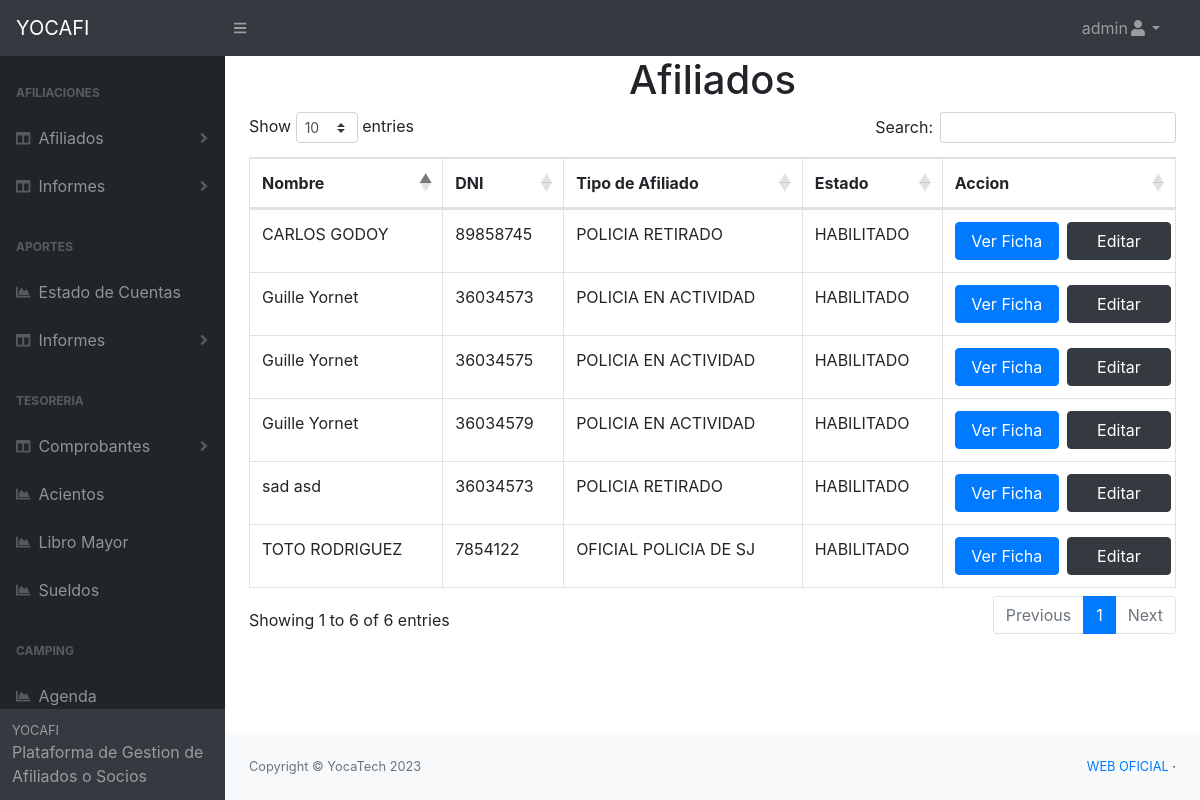
The app's page /pages/ver_afiliados.php (signed in) with its own data.
### tables this page shows
CREATE TABLE `afiliado_titular` (
  `id` int(11) NOT NULL,
  `nombre` text NOT NULL,
  `apellido` text NOT NULL,
  `dni` text NOT NULL,
  `fecha_nacimiento` date NOT NULL,
  `domicilio` text NOT NULL,
  `telefono` text NOT NULL,
  `email` text DEFAULT NULL,
  `departamento` text NOT NULL,
  `estado_civil` text NOT NULL,
  `genero` text NOT NULL,
  `tipo_socio` text NOT NULL,
  `servicio_salud` varchar(10) NOT NULL,
  `socio_vitalicio` varchar(10) NOT NULL,
  `padron` text NOT NULL,
  `sector_laboral` text NOT NULL,
  `fecha_carga` date DEFAULT NULL,
  `hora_carga` time DEFAULT NULL,
  `usuario_carga` text NOT NULL,
  `estado` text DEFAULT NULL,
  `fecha_estado` date DEFAULT NULL,
  `hora_estado` time DEFAULT NULL,
  `usuario_estado` text DEFAULT NULL,
  `fecha_baja` date DEFAULT NULL,
  `hora_baja` time DEFAULT NULL,
  `usuario_baja` text DEFAULT NULL,
  `fecha_edicion` date DEFAULT NULL,
  `hora_edicion` time DEFAULT NULL,
  `usuario_edita` text DEFAULT NULL
);

### pages/ver_afiliados.php (the view, shortened to what this page needs)
<?php
    require 'conexion.php';
    $sql = "SELECT * FROM afiliado_titular";
    $resultado = $mysqli->query($sql);
?>
<?php
    include "header.php";
?>
    <body class="sb-nav-fixed">
    <?php
    include "nav_principal.php";
    ?>
        <div id="layoutSidenav">
           <?php
           include "inc_nav.php";
           ?>
            <div id="layoutSidenav_content">
                <main>
                    <h1 class="text-center">Afiliados</h1>
    <div class="container">
       <div class="row">
           <div class="col-lg-12">
            <table id="example" class="table table-bordered  display nowrap" cellspacing="0" width="100%">
                <thead>
                    <tr>
                        <th>Nombre</th>
                        <th>DNI</th>
                        <th>Tipo de Afiliado</th>
                        <th>Estado</th>
                        <th>Accion</th>
                    </tr>
                </thead>
                <tbody>
                   <?php while ($row = $resultado->fetch_assoc()) { ?>
                    <tr>
                        <td><?php echo $row['nombre']." ".$row['apellido']; ?></td>
                        <td><?php echo $row['dni']; ?></td>
                        <td><?php echo $row['tipo_socio']; ?></td>
                        <td><?php echo $row['estado']; ?></td>
                             <td><a href="ver_ficha.php?id=<?php echo $row['id']; ?>"class='btn btn-primary col-6 mr-2'>Ver Ficha</a><a href="editar_ficha.php?id=<?php echo $row['id']; ?>"class='btn btn-dark col-6'>Editar</a></td>
                    </tr>
                    <?php } ?>
                </tbody>
            </table>
           </div>
       </div>
    </div>
                </main>
                <?php
                    include "footer.php";
                ?>
            </div>
        </div>
    </body>
</html>

### records on screen
afiliado_titular: nombre "Guille", apellido "Yornet", dni "36034573", tipo_socio "POLICIA EN ACTIVIDAD", estado "HABILITADO"
afiliado_titular: nombre "sad", apellido "asd", dni "36034573", tipo_socio "POLICIA RETIRADO", estado "HABILITADO"
afiliado_titular: nombre "Guille", apellido "Yornet", dni "36034575", tipo_socio "POLICIA EN ACTIVIDAD", estado "HABILITADO"
afiliado_titular: nombre "Guille", apellido "Yornet", dni "36034579", tipo_socio "POLICIA EN ACTIVIDAD", estado "HABILITADO"
afiliado_titular: nombre "CARLOS", apellido "GODOY", dni "89858745", tipo_socio "POLICIA RETIRADO", estado "HABILITADO"
afiliado_titular: nombre "TOTO", apellido "RODRIGUEZ", dni "7854122", tipo_socio "OFICIAL POLICIA DE SJ", estado "HABILITADO"

### other values on screen
$usuario "admin"
